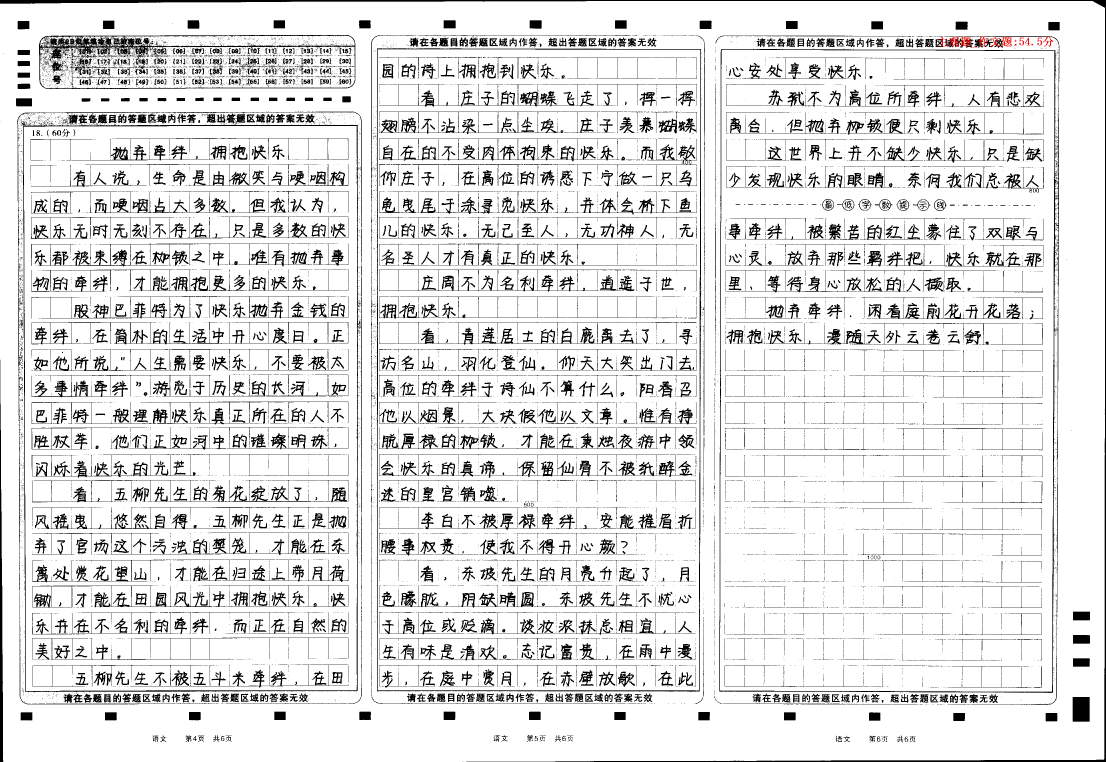
#> input picture code/img/eg_img/1.png, 3318 x 2286 px (shown at 1/3 size); its folder holds only this picture in this run
$ python example.py
#> lines starting #> are read from the running program, lines starting #| are printed output that depends on the picture
### code/src/seg.py
#本文件用来将试卷分割为不同的图片形式，返回
#分割思路，利用opencv来把图片预处理，然后输出对应学生每个题目板块的图片到对应学生的文件夹下，并且新建一个txt文件保存学生信息
import cv2 as cv
import os
from PIL import Image
import numpy as np
class SegImg:
    def __init__(self,src_path,target_path):
        self.img_path=src_path   #原始答题卡图像路径
        self.target_path=target_path   #处理后图像存放路径


    ##首先定义一个读取文件夹图片的加载器，从指定的src_path读取图片，生成一个img的generator

    def image_loader(img_path):
        """
        Load images from a specified folder path.

        Args:
        - src_path (str): The path to the folder containing images.

        Yields:
        - img (PIL.Image.Image): Image loaded using PIL.
        """
        # Ensure the source path is valid
        if not os.path.isdir(img_path):
            raise ValueError("Invalid source path. Please provide a valid directory path.")

        # Iterate over files in the directory
        for filename in os.listdir(img_path):
            file_path = os.path.join(img_path, filename)
            # Check if the file is an image file
            if os.path.isfile(file_path) and any(file_path.endswith(ext) for ext in ['.jpg', '.jpeg', '.png', '.bmp']):
                try:
                    # Open image using PIL
                    img = Image.open(file_path)
                    yield img
                except Exception as e:
                    print(f"Error loading image {file_path}: {e}")

## 读取单张图片并返回
    # [6 lines left out: function get_img, not called in this run]

    # [7 lines of commented-out code are left out]
    def gaussian_blur_and_threshold(image,args="normal",ksize=(5,5)):
        #读入的PIL的img转为array处理
        img_array = np.array(image)

        # 使用高斯滤波去噪,采用1,1卷积核可以尽可能保留更多信息
        blurred = cv.GaussianBlur(img_array, ksize, 0)


        # 将图像转换为灰度图
        gray = cv.cvtColor(blurred, cv.COLOR_BGR2GRAY)
        #进行canny算子进行边缘锐化
        normalargs=(110,220)
        articalarg = (240, 255)
        arg = normalargs
        if args=="artical":
            arg=articalarg


        thresholded=cv.Canny(gray,arg[0],arg[1])
        # # 对图像进行二值化
        # _, thresholded = cv.threshold(gray, 160, 255, cv.THRESH_BINARY)

        #将array转回img
        thresholded=Image.fromarray(thresholded)
        return thresholded


#对读入的img进行深层次的切割
    # def deepen_seg(img):


    # [18 lines left out: function find_max_rectangle, not called in this run]

#获取大于一定大小的所有矩形
    def find_large_rectangles(rectangles,mode="artical"):
        large_rectangles = []
        if mode =="artical":
            min_width=800
            min_height=600
        if mode =="normal":
            min_width=200
            min_height=50
        if mode =="deep":
            min_width=200
            min_height=10
        # 遍历所有矩形
        for rect in rectangles:
            x, y, w, h = cv.boundingRect(rect)
            # 检查矩形的宽度和高度是否都大于指定的大小
            if w > min_width and h > min_height:
                large_rectangles.append([x,y,w,h])

        return large_rectangles

    ##获取矩形扫描，获取矩形
    def get_rectangle_plots(img):

        # 讲读入的PIL的img转为array处理
        img_array = np.array(img)
        # 进行轮廓检测
        contours, _ = cv.findContours(img_array, cv.RETR_EXTERNAL, cv.CHAIN_APPROX_SIMPLE)
        plots=[]
        # 遍历所有轮廓
        for contour in contours:
            # 获取轮廓的矩形边界框
            x, y, w, h = cv.boundingRect(contour)
            plots.append([x,y,w,h])


            # 将array转回img
        rec_img= Image.fromarray(img_array)
        return plots,contours

    # [29 lines left out: functions draw_rectangle, sort_rectangles, not called in this run]

    #裁剪后保存
    def crop_and_save_rectangles(src_img,target_path, rectangles):


        target_path=os.path.join(target_path,"first_img")
        if not os.path.exists(target_path):
            os.makedirs(target_path)

        # 依次裁剪并保存矩形
        crops=[]
        for i, (x, y, w, h) in enumerate(rectangles, start=1):
            # 裁剪图像
            img_array = np.array(src_img)
            cropped_img = img_array[y:y + h, x:x + w]
            cropped_img_area=w*h
            #计算原图的面积
            src_img_area=img_array.shape[0]*img_array.shape[1]


            if cropped_img_area/src_img_area <0.7:
                # 保存裁剪后的图像,且该图像必须小于原图的70%（防止切片失败）
                # 裁剪后的所有的图的坐标也要比对，删除相邻相似的嵌套矩形的情况

                r_path=os.path.join(target_path,f"croped_img_{i}.jpg")

                cv.imencode('.jpg', cropped_img)[1].tofile(r_path)


#封装为一个大的接口


 #Example usage:
    if __name__ == "__main__":
        src_path = "D:\\大创\\考试相关数据集\\各类答题卡\\8"

        img_sets = image_loader(src_path)
        src_img=get_img(img_sets)
        src_img.show()

        proc_img=gaussian_blur_and_threshold(src_img,args="artical")
        proc_img.show()
        #获取所有矩形信息并找到最大的矩形
        pos,recs=get_rectangle_plots(proc_img)
        # max_rec,max_pos=find_max_rectangle(recs)
        large_rec=find_large_rectangles(recs,mode="artical")
        prc_img=draw_rectangle(large_rec,src_img)
        prc_img.show()

        target_path="D:\\大创\\考试相关数据集\\results\\2"
        crop_and_save_rectangles(src_img,target_path,large_rec)
        #效果实现了对答题卡的不同矩形的分割

        ##实验：对切割后的图形再次切割
        src_path2="D:\\大创\\考试相关数据集\\results\\2"
        img_sets = image_loader(src_path2)
        src_img2 = get_img(img_sets)
        src_img.show()
        proc_img = gaussian_blur_and_threshold(src_img2, args="artical")
        proc_img.show()
        # 获取所有矩形信息并找到最大的矩形
        pos, recs = get_rectangle_plots(proc_img)
        # max_rec,max_pos=find_max_rectangle(recs)
        large_rec = find_large_rectangles(recs, mode="artical")
        prc_img = draw_rectangle(large_rec, src_img2)
        prc_img.show()

        target_path = "D:\\大创\\考试相关数据集\\results\\2\\1"
        crop_and_save_rectangles(src_img2, target_path, large_rec)
        ##再次切割后可以实现对不同模块的解耦
        ##然后使用paddleocr表单识别功能即可


        # #继续对result目录下的每张都进行继续分割
        # src_path2="D:\\大创\\考试相关数据集\\results"
        # img_sets2 = image_loader(src_path)
        # for img in img_sets2:
        #     img.show()
        #     proc_img = gaussian_blur_and_threshold(img)
        #     # 获取所有矩形信息并找到最大的矩形
        #     pos, recs = get_rectangle_plots(proc_img)
        #     # max_rec,max_pos=find_max_rectangle(recs)
        #     large_rec = find_large_rectangles(recs, 50, 50)
        #     prc_img = draw_rectangle(large_rec, img)
        #     prc_img.show()
        #
        #     target_path = "D:\\大创\\考试相关数据集\\results\\finals"
        #     crop_and_save_rectangles(src_img, target_path, large_rec)
        #


        #然后再分别保存每个矩形的图形到本地中
        #利用paddleocr的表单识别功能对每张图片提取文字信息

#TODO 接下来针对作文题和其他题的参数进行一个不同的制定，作文题采用一套参数，普通采用另一参数

### code/src/seg_interface.py

from src.seg import SegImg

def forward(src_path,target_path,mode,kernal_size=(5,5)):


        ## args：
        ## src_path:原始图片所在的文件夹   target_path:存放切片后图片的文件夹
        ## mode:设置识别的模式，包括normal模式，artical模式，deep模式
        ## normal对应普通的非作文题     artical对应作文题     deep 对应初次切片的再分割
        ##kernal_size对应的高斯核，为一个二元tuple，元素必须为相同的奇数

        ## 最后效果:
        ## 在target_path的目录下新建一个first_img文件夹，并在其中依次放入处理后的试卷图片


#> called with src_path = './img/eg_img', target_path = './img/result', mode = 'artical', kernal_size = (5, 5)
        img_sets = SegImg.image_loader(src_path)
        for src_img in img_sets:
            #图片处理
            proc_img = SegImg.gaussian_blur_and_threshold(src_img, args=mode,ksize=kernal_size)
            # 获取所有矩形信息并找到最大的矩形
            pos, recs = SegImg.get_rectangle_plots(proc_img)
            large_rec = SegImg.find_large_rectangles(recs, mode=mode)

            #获取了处理后的图片效果
            # prc_img = SegImg.draw_rectangle(large_rec, src_img)
            SegImg.crop_and_save_rectangles(src_img, target_path, large_rec)
#> this loop made 1 pass
#> pass 1, in gaussian_blur_and_threshold, `thresholded=cv.Canny(gray,arg[0],arg[1])`:
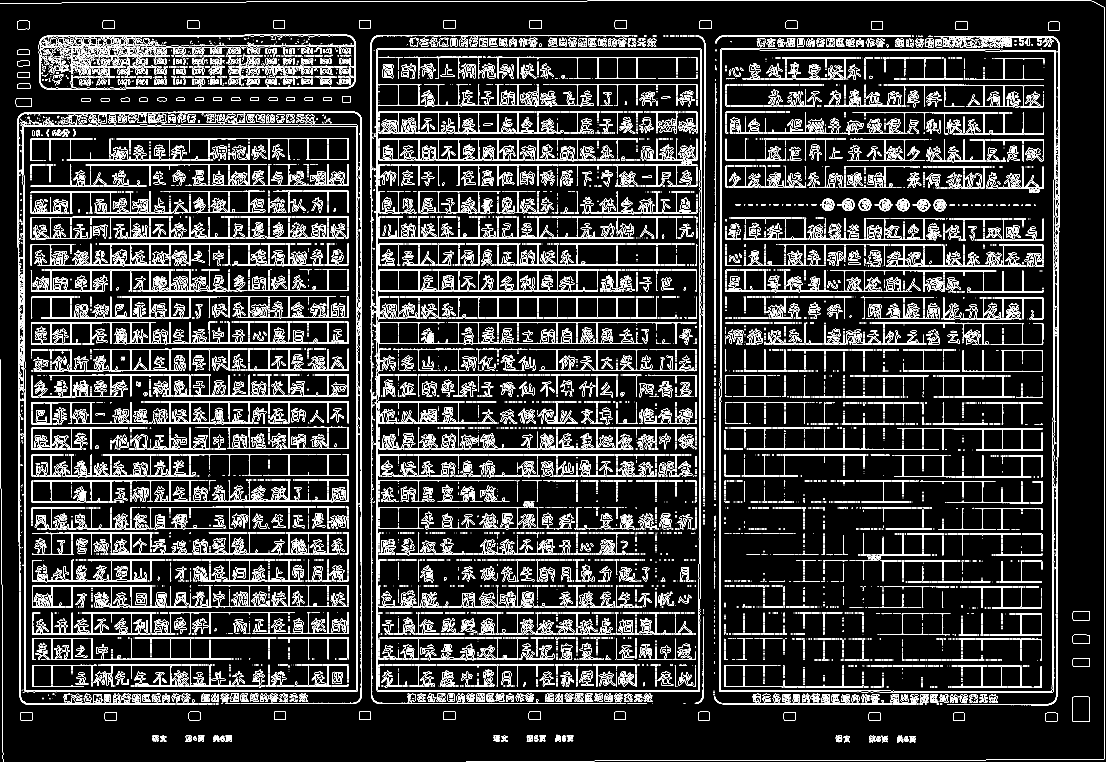
#> thresholded: shape (2286, 3318) (shown at 1/3 size); 9.1% white in thin lines or dots
            #在target_path的目录下新建一个first_img文件夹，并在其中依次放入处理后的试卷图片

# 使用方法示范
# [4 lines that do not run on import are left out]

### code/src/detect.py
#本类的作用是实现将分割好的图片的内容通过paddleocr 生成一段json文件 其中包含原始的文段信息，原始的文字信息，整理后的信息
import json
import os
import cv2 as cv
import numpy as np

from src import _utils
from PIL import Image
from paddleocr import PaddleOCR, draw_ocr


    # Paddleocr目前支持的多语言语种可以通过修改lang参数进行切换
    # 例如`ch`, `en`, `fr`, `german`, `korean`, `japan`
def detect_img(img_path,target_path):
        ## args:
        ## first_processed_path  初次处理的文件夹地址
        ## tar_path              json文件存放的地址
        ##实现的效果：
        ##读取第一次处理的文件夹目录下的图片，生成每个图片对应的识别的json文件并依次保存


        ocr = PaddleOCR(use_angle_cls=True, lang="ch")  # need to run only once to download and load model into memory

        img_sets= _utils.image_loader(img_path)
        if os.path.isdir(target_path) is False:
            os.mkdir(target_path)
        for i,img in enumerate(img_sets):
            img=np.array(img)
            result = ocr.ocr(img, cls=True)
            line_data=[]
            output_data=[]
            for idx in range(len(result)):
                res = result[idx]
                for line in res:
                    print(line)

            # 显示结果

            result = result[0]
            img=Image.fromarray(img)


            boxes = [line[0] for line in result]
            txts = [line[1][0] for line in result]
            scores = [line[1][1] for line in result]
            # im_show = draw_ocr(img, boxes, txts, scores, font_path='./fonts/simfang.ttf')
            # im_show=Image.fromarray(im_show)
            # im_show.show()

            #识别的图片信息
            for box, txt, score in zip(boxes, txts, scores):
                line_data.append({"box": box, "text": txt, "score": score})

            output_data.append(line_data)
            output_file = f"output_{i}.json"

            output_file=os.path.join(target_path,output_file)
            with open(output_file, "w",encoding='utf-8') as f:
                json.dump(output_data, f, indent=4, ensure_ascii=False)


#example
# [4 lines that do not run on import are left out]

### code/src/_utils.py
import cv2 as cv
import os
from PIL import Image
import numpy as np

# [27 lines left out: functions image_loader, get_img, not called in this run]

    # # Example usage:
    # if __name__ == "__main__":
    #     src_path = "D:\\大创\\考试相关数据集\\各类答题卡\\高中"
    #     img_sets = image_loader(src_path)
    #     get_img(img_sets)

## 答题卡图片预处理,二值化+去噪（正则化图像）

##获取文件夹下所有的json文件

def read_all_json_files(target_folder):
    # 存储所有的 JSON 文件路径
    json_files = []

    # 遍历目标文件夹中的所有文件
    for file in os.listdir(target_folder):
        # 拼接文件的完整路径
        file_path = os.path.join(target_folder, file)
        # 判断文件是否为 JSON 文件
        if file.endswith('.json'):
            json_files.append(file_path)
    return json_files

### code/src/get_info.py
import os.path

from src import _utils
from src import detect
import json


def read_all_txts(json_path,target_path):

            ##args:
            ##json_path:存放第二次处理的json文件的文件夹地址
            ##target_path:存放最终识别出的学生文本的txt文件的存放地址
            ## 获取json中的所有txt信息，拼接到一起汇总为txt文件


            #获取所有json的路径
            json_dirc=_utils.read_all_json_files(json_path)
            # 存储所有的 txt 项信息
            all_txts = []

            # 读取每个 JSON 文件并解析其中的 txt 项信息
            for file in json_dirc:
                with open(file, "r", encoding="utf-8") as f:
                    data = json.load(f)
                    for item in data:
                        for txts in item:
                            all_txts.append(txts["text"])

                # 将 txt 项信息写入新的 TXT 文件中
                if os.path.isdir(target_path) == False:
                    os.mkdir(target_path)
                txt_file_path=os.path.join(target_path,f"combined_text.txt")
                with open(txt_file_path, "w", encoding="utf-8") as f:
                    for txt in all_txts:
                        f.write(txt + "\n")


##example
# [4 lines that do not run on import are left out]

### code/example.py
import os

import src
from src import seg
from src.seg_interface import forward


from src.detect import detect_img
from src.get_info import read_all_txts

if __name__=="__main__":


#STEP1:切割


    #给出图片存放路径和结果存放路径
    src_path="./img/eg_img"
    target_path="./img/result"

    #forward函数用来对图片进行切割
    forward(src_path=src_path, target_path=target_path, mode="artical")
    print("seg_imgs saved in {}".format(target_path))
#等待执行结束
#会自动创建一个first_img存放格式为croped_imgxxx的文件夹

#STEP2:读取图片并生成json信息
    first_imgs_path=target_path+"/first_img"
    json_path="./img/result/jsons"
    detect_img(first_imgs_path,json_path)
#> (the call stopped at in detect_img, `ocr = PaddleOCR(use_angle_cls=True, lang="ch")`: paddleocr is not available in this run)

#STEP3:读取json文件然后生成对应的tokens的txt文件
    txt_path=target_path+"/txts"
    read_all_txts(json_path,txt_path)
#> (the run stopped early here; a loop or call above may not have finished)
